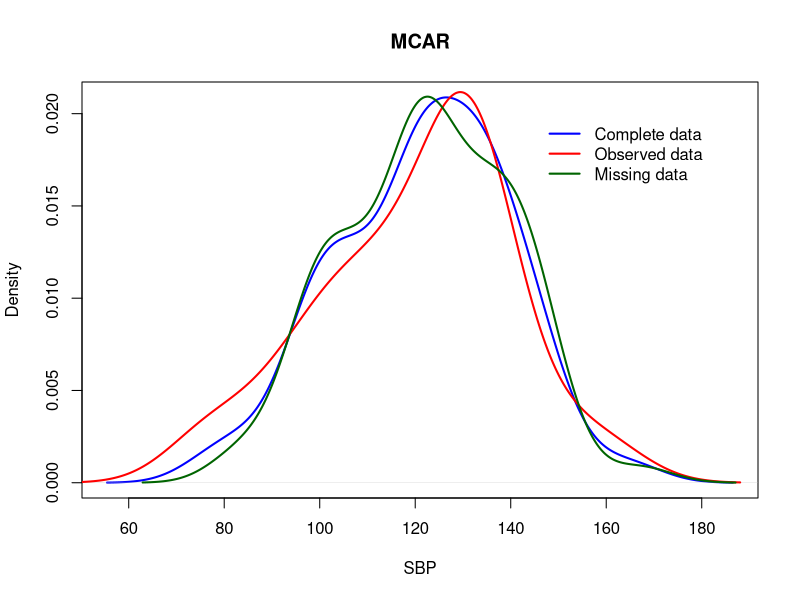
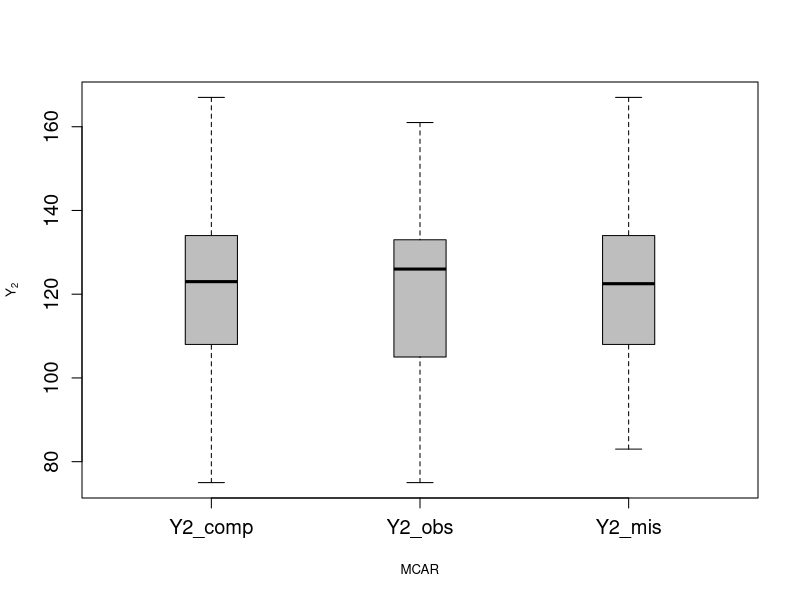
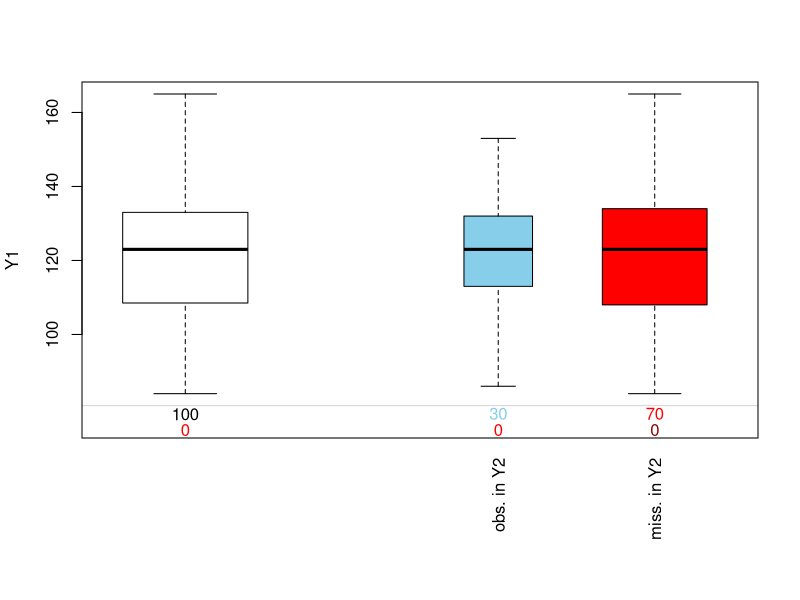
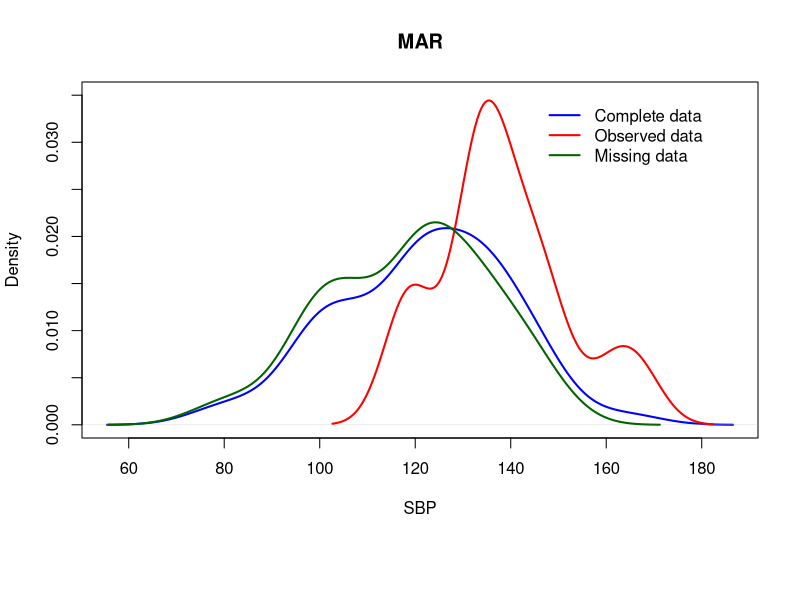
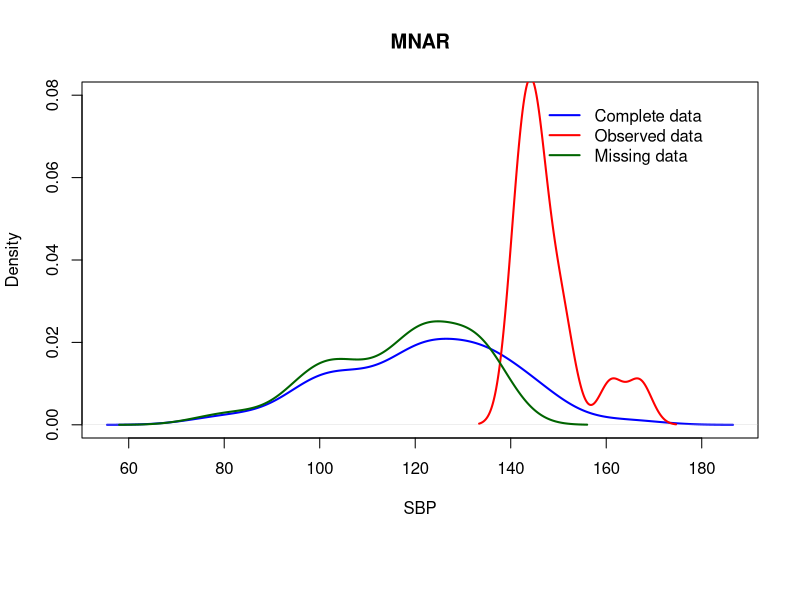
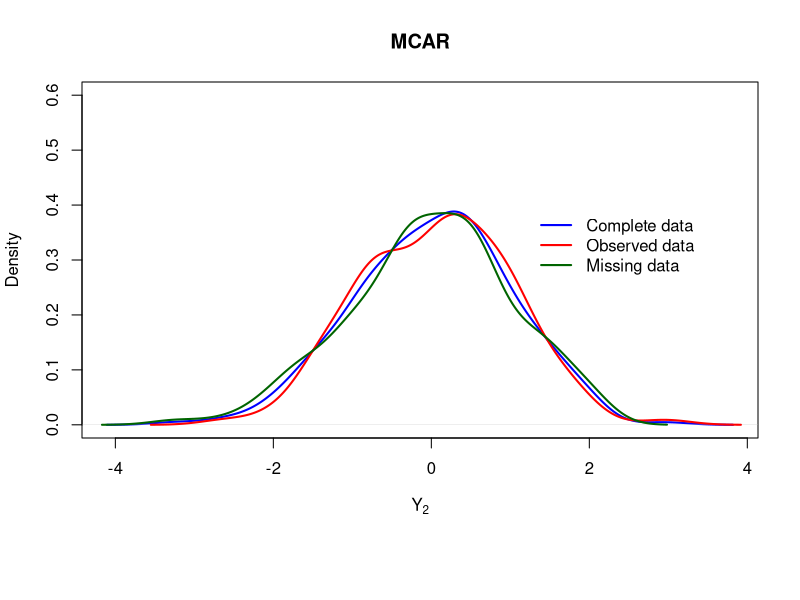
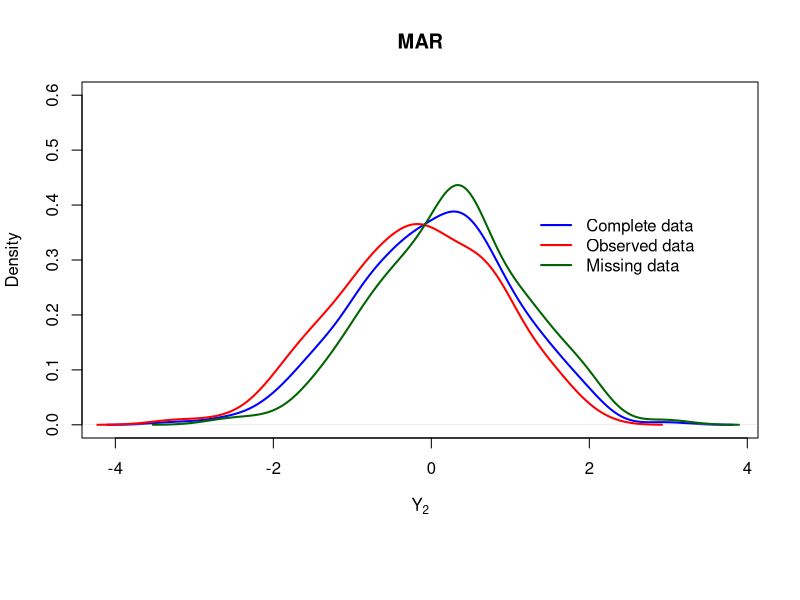
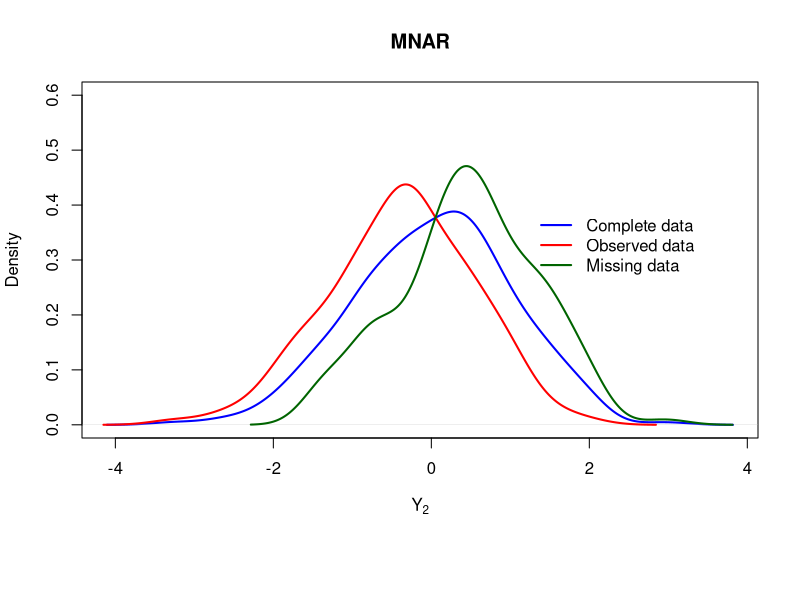

These charts were generated, in order, by the following R code:
## ---- chunk 1
require(MASS)
## ---- chunk 2
set.seed(1)
n <- 100 
mu1 <- mu2 <- 120
sigma1 <- sigma2 <- 20
rho <- 0.6

#covariance matrix
Sigma <- matrix(c(sigma1^2, rho*sigma1*sigma2, rho*sigma1*sigma2, sigma2^2), 2, 2, byrow = T)

#generate Y=(Y1,Y2)
Y <- mvrnorm(n, mu = c(mu1, mu2), Sigma = Sigma)

#looking at the first 10 rows of the dataset
Y[1:10,]

#storing and rounding the simulated values in two variables
Y1 <- round(Y[,1]); Y2 <- round(Y[,2])
mean(Y1); mean(Y2); sd(Y1); sd(Y2)
## ---- chunk 3
set.seed(1)
ind <- sample(1:n, size = 30, replace = F)
Y2_MCAR_obs <- Y2[ind]
ind; Y2_MCAR_obs
mean(Y2_MCAR_obs); sd(Y2_MCAR_obs)
## ---- chunk 4
Y2_MCAR_mis <- Y2[-ind] #storing the "missing" Y2 values
plot(density(Y2), lwd = 2, col = "blue", xlab = "SBP", main = "MCAR")
lines(density(Y2_MCAR_obs), lwd = 2, col = "red")
lines(density(Y2_MCAR_mis), lwd = 2, col = "darkgreen")
legend(145, 0.02, legend = c("Complete data", "Observed data", "Missing data"), 
       col = c("blue", "red", "darkgreen"), lty = c(1,1,1), lwd = c(2,2,2), bty ="n")
## ---- chunk 5
n_obs <- length(Y2_MCAR_obs)
n_mis <- length(Y2_MCAR_mis)
index <- rep("Y2_comp", n + n_obs + n_mis)
index[(n+1):(n+n_obs)] <- "Y2_obs"
index[(n+n_obs+1):(n+n_obs+n_mis)] <- "Y2_mis"
index1 <- factor(index, levels = c("Y2_comp","Y2_obs","Y2_mis"))
Y2boxmcar <- c(Y2, Y2_MCAR_obs,Y2_MCAR_mis)
boxplot(Y2boxmcar ~ index1, boxwex = 0.25, col = "grey", cex.lab = 0.8, 
        cex.axis = 1.2, ylab = expression(Y[2]), xlab ="MCAR")
## ---- chunk 6
Y2_MCAR_NA <- c(Y2_MCAR_obs, rep(NA, n_mis))
df_NA <- data.frame("Y1" = Y1, "Y2" = Y2_MCAR_NA)
require(VIM)
pbox(df_NA, pos = 1)
## ---- chunk 7
g1 <- Y1[-ind]; g2 <- Y1[ind]
mean(g1); mean(g2)
t.test(g1, g2, paired = FALSE, var.equal = FALSE)
## ---- chunk 8
Y2_MAR_obs <- Y2[Y1 > 140] 
mean(Y2_MAR_obs); sd(Y2_MAR_obs)
## ---- chunk 9
Y2_MAR_mis <- Y2[Y1 < 140] 
plot(density(Y2), lwd = 2, col = "blue", xlab = "SBP", main = "MAR", ylim = c(0,0.035))
lines(density(Y2_MAR_obs), lwd = 2, col = "red")
lines(density(Y2_MAR_mis), lwd = 2, col = "darkgreen")
legend(145, 0.035, legend = c("Complete data", "Observed data", "Missing data"), 
       col = c("blue", "red", "darkgreen"), lty = c(1,1,1), lwd = c(2,2,2), bty ="n")
## ---- chunk 10
ind_MAR <- which(Y1 > 140)
g1_MAR <- Y1[ind_MAR]; g2_MAR <- Y1[-ind_MAR]
mean(g1_MAR); mean(g2_MAR)
t.test(g1_MAR, g2_MAR, paired = FALSE, var.equal = FALSE)
## ---- chunk 11
Y2_MNAR_obs <- Y2[Y2 > 140] 
mean(Y2_MNAR_obs); sd(Y2_MNAR_obs)

Y2_MNAR_mis <- Y2[Y2 < 140] 
plot(density(Y2), lwd = 2, col = "blue", xlab = "SBP", main = "MNAR", ylim = c(0,0.08))
lines(density(Y2_MNAR_obs), lwd = 2, col = "red")
lines(density(Y2_MNAR_mis), lwd = 2, col = "darkgreen")
legend(145, 0.08, legend = c("Complete data", "Observed data", "Missing data"), 
       col = c("blue", "red", "darkgreen"), lty = c(1,1,1), lwd = c(2,2,2), bty ="n")
## ---- chunk 12
require(MASS)
set.seed(1)
n <- 300
Sigma <- matrix(c(1,0.5,0.5,1), nrow = 2, byrow = T)
Y <- mvrnorm(n = n, mu = c(0,0), Sigma = Sigma)
Y1 <- Y[,1]; Y2 <- Y[,2]
## ---- chunk 13
set.seed(1)
r_mcar <- rbinom(n = n, size = 1, prob = 0.5)
set.seed(1)
r_mar <- rbinom(n = n, size = 1, prob = 1/(1+exp(Y1)))
set.seed(1)
r_mnar <- rbinom(n = n, size = 1, prob = 1/(1+exp(Y2)))
## ---- chunk 14
#MCAR
ind_mcar_obs <- which(r_mcar == 1)
Y2_MCAR_obs <- Y2[ind_mcar_obs]
Y2_MCAR_mis <- Y2[-ind_mcar_obs]
plot(density(Y2), lwd = 2, col = "blue", xlab = expression(Y[2]), main = "MCAR", ylim = c(0, 0.6))
lines(density(Y2_MCAR_obs), lwd = 2, col = "red")
lines(density(Y2_MCAR_mis), lwd = 2, col = "darkgreen")
legend(1.2, 0.4, legend = c("Complete data", "Observed data", "Missing data"), 
       col = c("blue", "red", "darkgreen"), lty = c(1,1,1), lwd = c(2,2,2), bty ="n")

#MAR
ind_mar_obs <- which(r_mar == 1)
Y2_MAR_obs <- Y2[ind_mar_obs]
Y2_MAR_mis <- Y2[-ind_mar_obs]
plot(density(Y2), lwd = 2, col = "blue", xlab = expression(Y[2]), main = "MAR", ylim = c(0, 0.6))
lines(density(Y2_MAR_obs), lwd = 2, col = "red")
lines(density(Y2_MAR_mis), lwd = 2, col = "darkgreen")
legend(1.2, 0.4, legend = c("Complete data", "Observed data", "Missing data"), 
       col = c("blue", "red", "darkgreen"), lty = c(1,1,1), lwd = c(2,2,2), bty ="n")

#MNAR
ind_mnar_obs <- which(r_mnar == 1)
Y2_MNAR_obs <- Y2[ind_mnar_obs]
Y2_MNAR_mis <- Y2[-ind_mnar_obs]
plot(density(Y2), lwd = 2, col = "blue", xlab = expression(Y[2]), main = "MNAR", ylim = c(0, 0.6))
lines(density(Y2_MNAR_obs), lwd = 2, col = "red")
lines(density(Y2_MNAR_mis), lwd = 2, col = "darkgreen")
legend(1.2, 0.4, legend = c("Complete data", "Observed data", "Missing data"), 
       col = c("blue", "red", "darkgreen"), lty = c(1,1,1), lwd = c(2,2,2), bty ="n")
## ---- chunk 15
sessionInfo()
